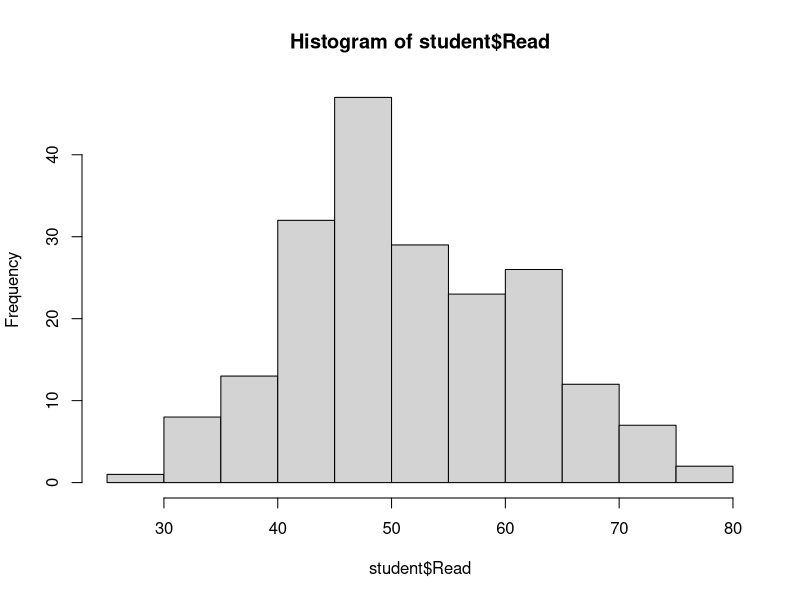
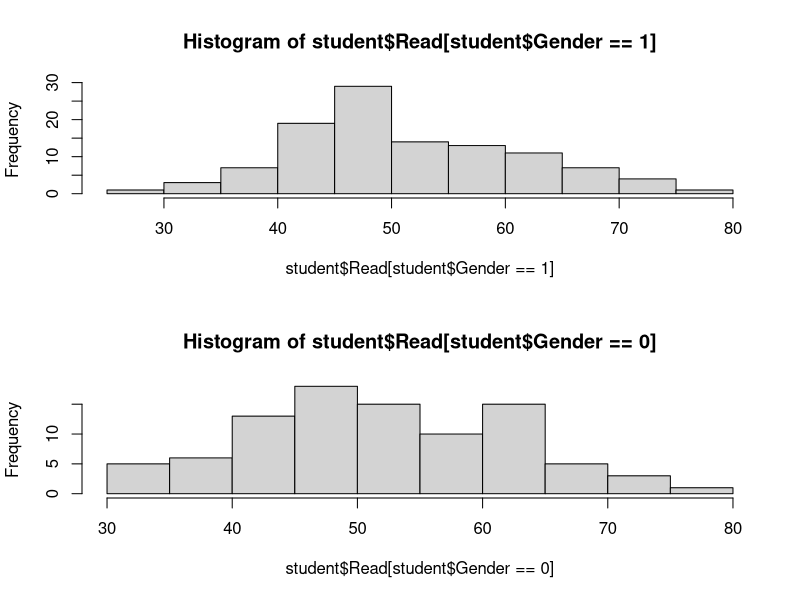
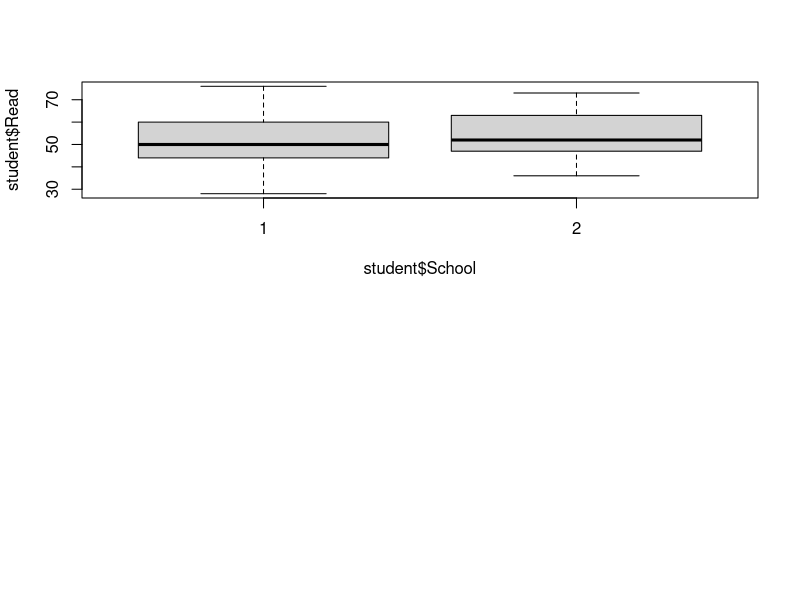
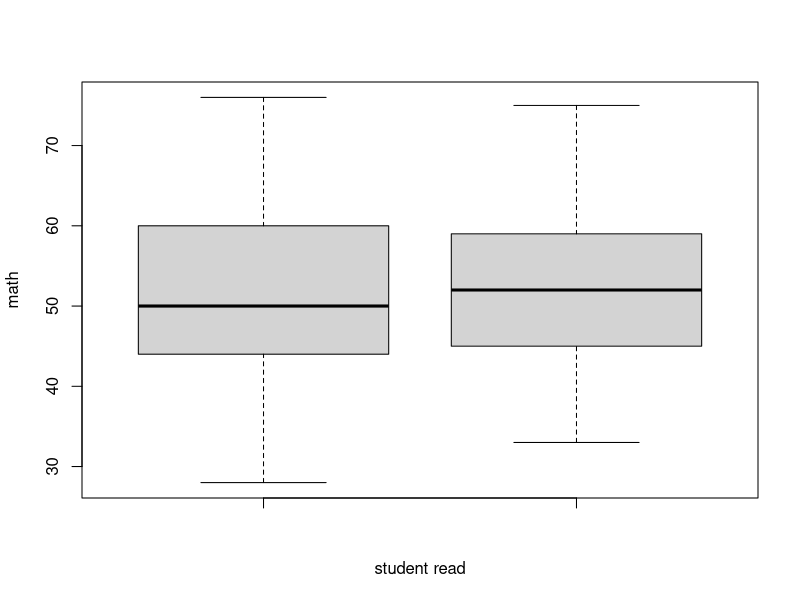

Generate these figures, in order, with R:
#If skewness of the data lies between -1 and +1 then it is normal data, else it is skewed.
#It is negatively skewed if the data leans towards left and positively skewed if vice versa.
#Kurtosis shows the peak of standard deviation between data points and mean, usually for normal data it lies between -3 and +3
#(platykurtic - high peak,mesokurtic- mid peak, lepotokurtic- low or flat peak).
# IMP: USE ~ TO SEPERATE NUMERIC AND CATEGORICAL (1 or more categories) for statistical functions, (use , if its seperate data)

student<-read.csv("students_performance.csv")
str(student)
dim(student)
table(student$Gender) #Frequency count of dataset variables/categories etc. For example, for gender.

#Visualization of numeric data we use histogram, for categorical we use bar chart.
hist(student$Read)

#Checking if data is normal i.e checking kurtosis and skewness.
library(e1071)
library(dplyr)
skewness(student$Read) #Since the value is 0.19 and it is between -1 and +1, it is not skewed for 'Read'.

#To see graphs together use par(mfrow=). In this case we use for displaying both genders against 'Read'.
par(mfrow=c(2,1)) #Viewing as 2 rows and 1 column.
hist(student$Read[student$Gender==1])
hist(student$Read[student$Gender==0])

#Hypothesis testing
#One sample t-test - The one sample t test compares the mean of your sample data to a known value. 
#It is used for comparing the actual mean to the hypothesized mean for showing significant difference in the mean.
#For ex:
#H0: Mean of math is 70
#H1: Mean of math is not 70
#IMP: IF P VALUE IS <0.05, REJECT NULL HYPOTHESIS. ELSE ACCEPT.

t.test(student$Math, mu = 70) #mu is user defined to just check whatever values.
#Since p < 0.05, we accept alternate hypothesis.

View(student)
str(student)
table(student$School)
#Welsh two sample t test (aka independent t test), for one numerical and one categorical data up-to 2 levels
t.test(student$Read~student$School) #Since p < 0.05, we accept alternative hypothesis(change in mean between both variables) and reject null hypothesis(no change in mean between both variables)

#Boxplot
boxplot(student$Read~student$School) # ~ is used for "as function of" i.e y~x is y is function of x, ~ should be used if there is one numeric and one or more categorical

#Paired t test (aka dependent t test) for both numerical data
str(student)
#H0: No difference in mean
#H1: There is difference in mean
t.test(student$Read,student$Math,paired=T) # Using , instead of ~ because both are numerical. paired = T means it is paired T test
#Since p > 0.05, we accept null hypothesis and reject alternative hypothesis i.e no difference in mean. 
par(mfrow=c(1,1))
boxplot(student$Read,student$Math,xlab='student read',ylab='math')



